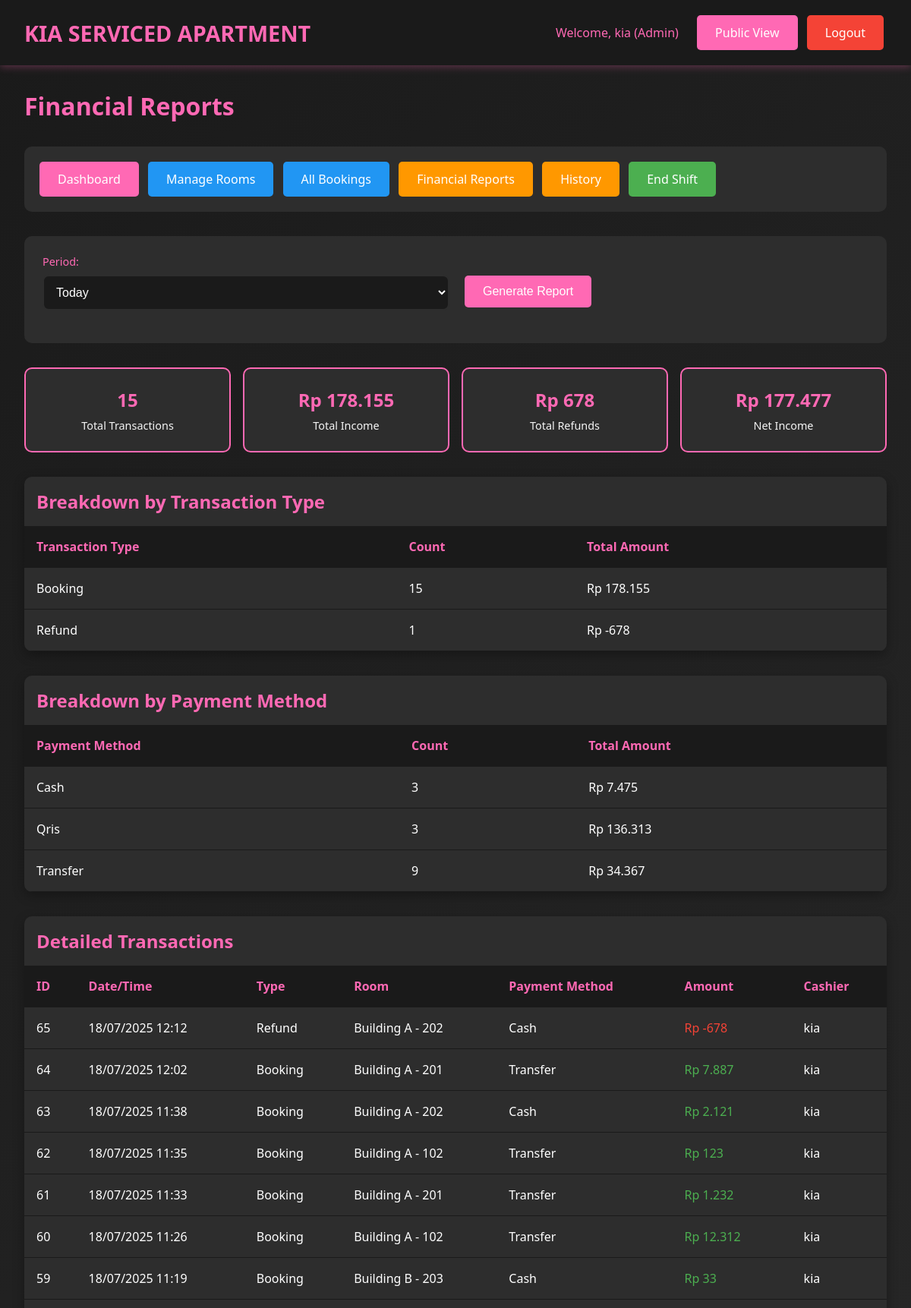
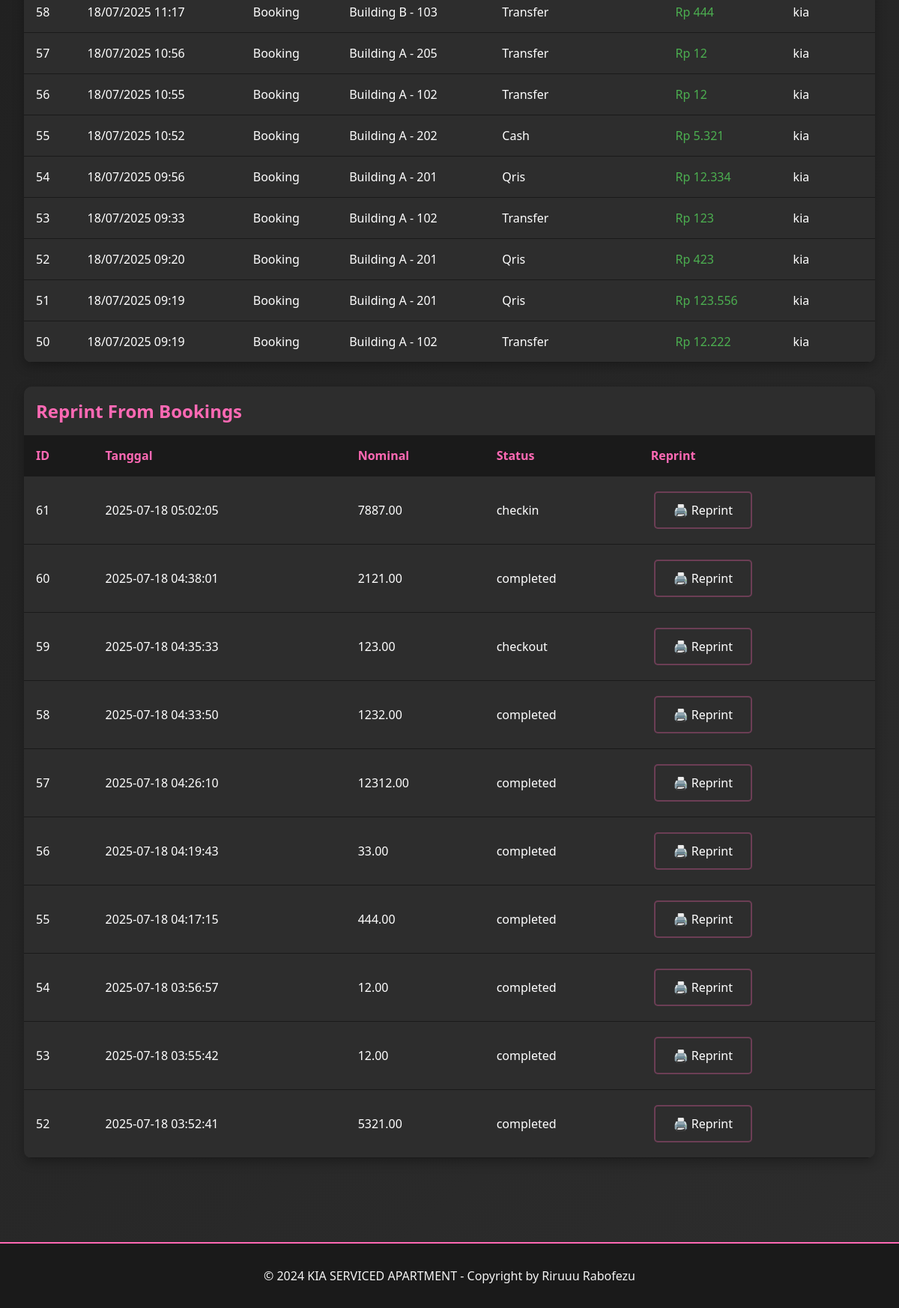
The page /admin/reports.php (signed in) on the database its author committed (2 pictures, top to bottom).
### tables this page shows
CREATE TABLE `transactions` (
  `id` int(11) NOT NULL,
  `booking_id` int(11) NOT NULL,
  `transaction_type` enum('booking','extra_time','refund') NOT NULL,
  `amount` decimal(10,2) NOT NULL,
  `payment_method` varchar(50) NOT NULL,
  `transaction_date` datetime DEFAULT CURRENT_TIMESTAMP,
  `created_by` int(11) NOT NULL,
  `notes` text
);

CREATE TABLE `rooms` (
  `id` int(11) NOT NULL,
  `location` varchar(100) NOT NULL,
  `floor_number` int(11) NOT NULL,
  `room_number` varchar(20) NOT NULL,
  `room_type` varchar(50) NOT NULL,
  `wifi_name` varchar(100) DEFAULT NULL,
  `wifi_password` varchar(100) DEFAULT NULL,
  `status` enum('ready','booked','checkin','checkout') DEFAULT 'ready',
  `created_at` timestamp NOT NULL DEFAULT CURRENT_TIMESTAMP,
  `updated_at` timestamp NOT NULL DEFAULT CURRENT_TIMESTAMP ON UPDATE CURRENT_TIMESTAMP
);

CREATE TABLE `users` (
  `id` int(11) NOT NULL,
  `username` varchar(50) NOT NULL,
  `password` varchar(255) NOT NULL,
  `full_name` varchar(100) NOT NULL,
  `role` enum('superuser','admin','cashier') NOT NULL,
  `created_at` timestamp NOT NULL DEFAULT CURRENT_TIMESTAMP,
  `updated_at` timestamp NOT NULL DEFAULT CURRENT_TIMESTAMP ON UPDATE CURRENT_TIMESTAMP
);

CREATE TABLE `bookings` (
  `id` int(11) NOT NULL,
  `room_id` int(11) NOT NULL,
  `guest_name` varchar(100) NOT NULL,
  `arrival_time` datetime NOT NULL,
  `phone_number` varchar(20) NOT NULL,
  `duration_type` enum('transit','fullday') NOT NULL,
  `duration_hours` int(11) NOT NULL,
  `price_amount` decimal(10,2) NOT NULL,
  `payment_method` varchar(50) NOT NULL,
  `deposit_type` enum('cash','id_card','no_deposit') NOT NULL,
  `deposit_amount` decimal(10,2) DEFAULT '0.00',
  `notes` text,
  `status` enum('booked','checkin','checkout','cancelled','no_show','completed') DEFAULT 'booked',
  `checkin_time` datetime DEFAULT NULL,
  `checkout_time` datetime DEFAULT NULL,
  `extra_time_hours` int(11) DEFAULT '0',
  `extra_time_amount` decimal(10,2) DEFAULT '0.00',
  `refund_amount` decimal(10,2) DEFAULT '0.00',
  `refund_method` varchar(50) DEFAULT NULL,
  `created_by` int(11) NOT NULL,
  `created_at` timestamp NOT NULL DEFAULT CURRENT_TIMESTAMP,
  `updated_at` timestamp NOT NULL DEFAULT CURRENT_TIMESTAMP ON UPDATE CURRENT_TIMESTAMP,
  `checkout_datetime` datetime DEFAULT NULL,
  `planned_checkout_time` datetime DEFAULT NULL
);

### includes/config.php (called while the page is built, shortened)
<?php
function isLoggedIn() {
    return isset($_SESSION['user_id']);
}
function getUserRole() {
    return $_SESSION['user_role'] ?? null;
}
function hasPermission($required_roles) {
    $user_role = getUserRole();
    return in_array($user_role, $required_roles);
}
function formatCurrency($amount) {
    return 'Rp ' . number_format($amount, 0, ',', '.');
}
function formatDateTime($datetime) {
    return date('d/m/Y H:i', strtotime($datetime));
}
?>

### admin/reports.php (the view, shortened to what this page needs)
<?php
require_once "../includes/config.php";
$period = $_GET["period"] ?? "today";
$date_filter = "";
$params = [];
$stmt = $pdo->prepare("SELECT b.*, r.room_number, r.location FROM bookings b
                      JOIN rooms r ON b.room_id = r.id
                      ORDER BY b.created_at DESC LIMIT 10");
$stmt->execute();
$recent_bookings = $stmt->fetchAll();
switch ($period) {
    case "today":
        $date_filter = "DATE(transaction_date) = CURDATE()";
        break;
}
$sql = "SELECT
            COUNT(CASE WHEN amount > 0 THEN 1 END) as total_transactions,
            SUM(CASE WHEN amount > 0 THEN amount ELSE 0 END) as total_income,
            SUM(CASE WHEN amount < 0 THEN ABS(amount) ELSE 0 END) as total_refunds,
            SUM(amount) as net_income
        FROM transactions
        WHERE $date_filter";
$stmt = $pdo->prepare($sql);
$stmt->execute($params);
$summary = $stmt->fetch();
$sql = "SELECT
            transaction_type,
            COUNT(*) as count,
            SUM(amount) as total
        FROM transactions
        WHERE $date_filter
        GROUP BY transaction_type";
$stmt = $pdo->prepare($sql);
$stmt->execute($params);
$by_type = $stmt->fetchAll();
$sql = "SELECT
            payment_method,
            COUNT(*) as count,
            SUM(amount) as total
        FROM transactions
        WHERE $date_filter AND amount > 0
        GROUP BY payment_method";
$stmt = $pdo->prepare($sql);
$stmt->execute($params);
$by_payment = $stmt->fetchAll();
$sql = "SELECT t.*, b.guest_name, r.room_number, r.location, u.full_name as cashier_name
        FROM transactions t
        JOIN bookings b ON t.booking_id = b.id
        JOIN rooms r ON b.room_id = r.id
        JOIN users u ON t.created_by = u.id
        WHERE $date_filter
        ORDER BY t.transaction_date DESC";
$stmt = $pdo->prepare($sql);
$stmt->execute($params);
$transactions = $stmt->fetchAll();
?>
<!DOCTYPE html>
<html lang="id">
<head>
    <link rel="stylesheet" href="../assets/css/style.css">
</head>
<body>
    <header class="header">
        <div class="header-content">
            <a href="../index.php" class="logo">KIA SERVICED APARTMENT</a>
            <div>
                <span style="color: var(--primary-pink); margin-right: 1rem;">
                    Welcome, <?php echo htmlspecialchars($_SESSION["full_name"]); ?> (<?php echo ucfirst($_SESSION["user_role"]); ?>)
                </span>
                <a href="../index.php" class="btn btn-primary">Public View</a>
                <a href="../includes/logout.php" class="btn btn-danger">Logout</a>
            </div>
        </div>
    </header>
    <div class="container">
        <h1 style="color: var(--primary-pink); margin-bottom: 2rem;">Financial Reports</h1>
        <div style="background: var(--dark-gray); padding: 1rem; border-radius: 10px; margin-bottom: 2rem;">
            <a href="dashboard.php" class="btn btn-primary">Dashboard</a>
            <?php if (hasPermission(["admin", "superuser"])): ?>
                <a href="rooms.php" class="btn btn-info">Manage Rooms</a>
                <a href="bookings.php" class="btn btn-info">All Bookings</a>
            <?php endif; ?>
            <a href="reports.php" class="btn btn-warning">Financial Reports</a>
            <a href="history.php" class="btn btn-warning">History</a>
            <a href="shift_report.php" class="btn btn-success">End Shift</a>
        </div>
        <div class="report-filters">
            <form method="GET">
                <div style="display: grid; grid-template-columns: repeat(auto-fit, minmax(200px, 1fr)); gap: 1rem; align-items: end;">
                    <div class="form-group">
                        <label>Period:</label>
                        <select name="period" class="form-control" onchange="toggleCustomDates(this.value)">
                            <option value="today" <?php echo $period == "today" ? "selected" : ""; ?>>Today</option>
                        </select>
                    </div>
                    <div class="form-group">
                        <button type="submit" class="btn btn-primary">Generate Report</button>
                    </div>
                </div>
            </form>
        </div>
        <div class="summary-grid">
            <div class="summary-card">
                <div class="summary-amount"><?php echo $summary["total_transactions"]; ?></div>
                <div class="summary-label">Total Transactions</div>
            </div>
            <div class="summary-card">
                <div class="summary-amount"><?php echo formatCurrency($summary["total_income"]); ?></div>
                <div class="summary-label">Total Income</div>
            </div>
            <div class="summary-card">
                <div class="summary-amount"><?php echo formatCurrency($summary["total_refunds"]); ?></div>
                <div class="summary-label">Total Refunds</div>
            </div>
            <div class="summary-card">
                <div class="summary-amount"><?php echo formatCurrency($summary["net_income"]); ?></div>
                <div class="summary-label">Net Income</div>
            </div>
        </div>
        <div class="table-container">
            <h2 style="color: var(--primary-pink); margin: 1rem;">Breakdown by Transaction Type</h2>
            <table class="table">
                <thead>
                    <tr>
                        <th>Transaction Type</th>
                        <th>Count</th>
                        <th>Total Amount</th>
                    </tr>
                </thead>
                <tbody>
                    <?php foreach ($by_type as $type): ?>
                    <tr>
                        <td><?php echo ucfirst(str_replace("_", " ", $type["transaction_type"])); ?></td>
                        <td><?php echo $type["count"]; ?></td>
                        <td><?php echo formatCurrency($type["total"]); ?></td>
                    </tr>
                    <?php endforeach; ?>
                </tbody>
            </table>
        </div>
        <div class="table-container">
            <h2 style="color: var(--primary-pink); margin: 1rem;">Breakdown by Payment Method</h2>
            <table class="table">
                <thead>
                    <tr>
                        <th>Payment Method</th>
                        <th>Count</th>
                        <th>Total Amount</th>
                    </tr>
                </thead>
                <tbody>
                    <?php foreach ($by_payment as $payment): ?>
                    <tr>
                        <td><?php echo ucfirst($payment["payment_method"]); ?></td>
                        <td><?php echo $payment["count"]; ?></td>
                        <td><?php echo formatCurrency($payment["total"]); ?></td>
                    </tr>
                    <?php endforeach; ?>
                </tbody>
            </table>
        </div>
        <div class="table-container">
            <h2 style="color: var(--primary-pink); margin: 1rem;">Detailed Transactions</h2>
            <table class="table">
                <thead>
                    <tr>
                        <th>ID</th>
                        <th>Date/Time</th>
                        <th>Type</th>
                        <th>Room</th>
                        <th>Payment Method</th>
                        <th>Amount</th>
                        <th>Cashier</th>
                    </tr>
                </thead>
                <tbody>
                    <?php foreach ($transactions as $transaction): ?>
                    <tr>
                        <td><?php echo $transaction["id"]; ?></td>
                        <td><?php echo formatDateTime($transaction["transaction_date"]); ?></td>
                        <td><?php echo ucfirst(str_replace("_", " ", $transaction["transaction_type"])); ?></td>
                        <td><?php echo htmlspecialchars($transaction["location"] . " - " . $transaction["room_number"]); ?></td>
                        <td><?php echo ucfirst($transaction["payment_method"]); ?></td>
                        <td style="color: <?php echo $transaction["amount"] >= 0 ? "var(--success)" : "var(--danger)"; ?>">
                            <?php echo formatCurrency($transaction["amount"]); ?>
                        </td>
                        <td><?php echo htmlspecialchars($transaction["cashier_name"]); ?></td>
                    </tr>
                    <?php endforeach; ?>
                </tbody>
            </table>
        </div>
		<div class="table-container">
			<h2 style="color: var(--primary-pink); margin: 1rem;">Reprint From Bookings</h2>
			<table class="table">
				<thead>
					<tr>
						<th>ID</th>
						<th>Tanggal</th>
						<th>Nominal</th>
						<th>Status</th>
					<th>Reprint</th>
					</tr>
				</thead>
			<tbody>
				<?php foreach($recent_bookings as $trx): ?>
				<tr>
					<td><?= htmlspecialchars($trx['id']) ?></td>
					<td><?= htmlspecialchars($trx['created_at']) ?></td>
					<td><?= htmlspecialchars($trx['price_amount']) ?></td>
					<td><?= htmlspecialchars($trx['status']) ?></td>
					<td>
						<a href="../includes/print_receipt.php?booking_id=<?= urlencode($trx['id']) ?>"
						class="btn btn-secondary" target="_blank" title="Cetak ulang struk">
						🖨️ Reprint
						</a>
					</td>
				</tr>
				<?php endforeach; ?>
			</tbody>
			</table>
		</div>
	</div>
    <footer class="footer">
        <p>&copy; 2024 KIA SERVICED APARTMENT - Copyright by Riruuu Rabofezu</p>
    </footer>
</body>
</html>

### assets/css/style.css (style rules this page uses)
* { margin: 0; padding: 0; box-sizing: border-box; }
:root { --primary-pink: #ff69b4; --dark-pink: #e91e63; --light-pink: #ffc0cb; --black: #1a1a1a; --dark-gray: #2d2d2d; --light-gray: #f5f5f5; --white: #ffffff; --success: #4caf50; --warning: #ff9800; --info: #2196f3; --danger: #f44336; }
body { font-family: 'Segoe UI', Tahoma, Geneva, Verdana, sans-serif; background: linear-gradient(135deg, var(--black) 0%, var(--dark-gray) 100%); color: var(--white); min-height: 100vh; }
.header { background: var(--black); padding: 1rem 2rem; box-shadow: 0 2px 10px rgba(255, 105, 180, 0.3); position: sticky; top: 0; z-index: 1000; }
.header-content { display: flex; justify-content: space-between; align-items: center; max-width: 1200px; margin: 0 auto; }
.logo { font-size: 1.8rem; font-weight: bold; color: var(--primary-pink); text-decoration: none; }
.form-group { margin-bottom: 1.2rem; }
.form-group label { display: block; margin-bottom: 0.5rem; color: var(--primary-pink); font-weight: 500; font-size: 0.9rem; }
.form-control { width: 100%; padding: 0.75rem; border: 2px solid var(--dark-gray); border-radius: 8px; background: var(--black); color: var(--white); font-size: 1rem; transition: all 0.3s ease; }
.btn { padding: 0.75rem 1.5rem; border: none; border-radius: 5px; cursor: pointer; font-size: 1rem; font-weight: 500; text-decoration: none; display: inline-block; text-align: center; transition: all 0.3s ease; margin: 0.25rem; }
.btn-primary { background: var(--primary-pink); color: var(--white); }
.btn-success { background: var(--success); color: var(--white); }
.btn-warning { background: var(--warning); color: var(--white); }
.btn-info { background: var(--info); color: var(--white); }
.btn-danger { background: var(--danger); color: var(--white); }
.btn-secondary { background: var(--dark-gray); color: var(--white); border: 2px solid rgba(255, 105, 180, 0.3); }
.container { max-width: 1200px; margin: 0 auto; padding: 2rem; }
.table-container { background: var(--dark-gray); border-radius: 10px; overflow: hidden; box-shadow: 0 5px 15px rgba(0, 0, 0, 0.3); margin: 2rem 0; }
.table { width: 100%; border-collapse: collapse; }
.table th, .table td { padding: 1rem; text-align: left; border-bottom: 1px solid var(--black); }
.table th { background: var(--black); color: var(--primary-pink); font-weight: bold; }
.footer { background: var(--black); text-align: center; padding: 2rem; margin-top: 3rem; border-top: 2px solid var(--primary-pink); }
.footer p { color: var(--light-gray); margin: 0; }

### admin/reports.php (style rules this page uses)
.report-filters { background: var(--dark-gray); padding: 1.5rem; border-radius: 10px; margin-bottom: 2rem; }
.summary-grid { display: grid; grid-template-columns: repeat(auto-fit, minmax(200px, 1fr)); gap: 1rem; margin-bottom: 2rem; }
.summary-card { background: var(--dark-gray); padding: 1.5rem; border-radius: 10px; text-align: center; border: 2px solid var(--primary-pink); }
.summary-amount { font-size: 1.5rem; font-weight: bold; color: var(--primary-pink); margin-bottom: 0.5rem; }
.summary-label { color: var(--light-gray); font-size: 0.9rem; }

### rows shown on the page
transactions: id "65", transaction_date "18/07/2025 12:12", transaction_type "Refund", rooms.location+room_number "Building A - 202", payment_method "Cash", amount "Rp -678", created_by.full_name "kia"
transactions: id "64", transaction_date "18/07/2025 12:02", transaction_type "Booking", rooms.location+room_number "Building A - 201", payment_method "Transfer", amount "Rp 7.887", created_by.full_name "kia"
transactions: id "63", transaction_date "18/07/2025 11:38", transaction_type "Booking", rooms.location+room_number "Building A - 202", payment_method "Cash", amount "Rp 2.121", created_by.full_name "kia"
transactions: id "62", transaction_date "18/07/2025 11:35", transaction_type "Booking", rooms.location+room_number "Building A - 102", payment_method "Transfer", amount "Rp 123", created_by.full_name "kia"
transactions: id "61", transaction_date "18/07/2025 11:33", transaction_type "Booking", rooms.location+room_number "Building A - 201", payment_method "Transfer", amount "Rp 1.232", created_by.full_name "kia"
transactions: id "60", transaction_date "18/07/2025 11:26", transaction_type "Booking", rooms.location+room_number "Building A - 102", payment_method "Transfer", amount "Rp 12.312", created_by.full_name "kia"
transactions: id "59", transaction_date "18/07/2025 11:19", transaction_type "Booking", rooms.location+room_number "Building B - 203", payment_method "Cash", amount "Rp 33", created_by.full_name "kia"
transactions: id "58", transaction_date "18/07/2025 11:17", transaction_type "Booking", rooms.location+room_number "Building B - 103", payment_method "Transfer", amount "Rp 444", created_by.full_name "kia"
transactions: id "57", transaction_date "18/07/2025 10:56", transaction_type "Booking", rooms.location+room_number "Building A - 205", payment_method "Transfer", amount "Rp 12", created_by.full_name "kia"
transactions: id "56", transaction_date "18/07/2025 10:55", transaction_type "Booking", rooms.location+room_number "Building A - 102", payment_method "Transfer", amount "Rp 12", created_by.full_name "kia"
transactions: id "55", transaction_date "18/07/2025 10:52", transaction_type "Booking", rooms.location+room_number "Building A - 202", payment_method "Cash", amount "Rp 5.321", created_by.full_name "kia"
transactions: id "54", transaction_date "18/07/2025 09:56", transaction_type "Booking", rooms.location+room_number "Building A - 201", payment_method "Qris", amount "Rp 12.334", created_by.full_name "kia"
transactions: id "53", transaction_date "18/07/2025 09:33", transaction_type "Booking", rooms.location+room_number "Building A - 102", payment_method "Transfer", amount "Rp 123", created_by.full_name "kia"
transactions: id "52", transaction_date "18/07/2025 09:20", transaction_type "Booking", rooms.location+room_number "Building A - 201", payment_method "Qris", amount "Rp 423", created_by.full_name "kia"
transactions: id "51", transaction_date "18/07/2025 09:19", transaction_type "Booking", rooms.location+room_number "Building A - 201", payment_method "Qris", amount "Rp 123.556", created_by.full_name "kia"
transactions: id "50", transaction_date "18/07/2025 09:19", transaction_type "Booking", rooms.location+room_number "Building A - 102", payment_method "Transfer", amount "Rp 12.222", created_by.full_name "kia"
bookings: id "61", created_at "2025-07-18 05:02:05", price_amount "7887.00", status "checkin"
bookings: id "60", created_at "2025-07-18 04:38:01", price_amount "2121.00", status "completed"
bookings: id "59", created_at "2025-07-18 04:35:33", price_amount "123.00", status "checkout"
bookings: id "58", created_at "2025-07-18 04:33:50", price_amount "1232.00", status "completed"
bookings: id "57", created_at "2025-07-18 04:26:10", price_amount "12312.00", status "completed"
bookings: id "56", created_at "2025-07-18 04:19:43", price_amount "33.00", status "completed"
bookings: id "55", created_at "2025-07-18 04:17:15", price_amount "444.00", status "completed"
bookings: id "54", created_at "2025-07-18 03:56:57", price_amount "12.00", status "completed"
bookings: id "53", created_at "2025-07-18 03:55:42", price_amount "12.00", status "completed"
bookings: id "52", created_at "2025-07-18 03:52:41", price_amount "5321.00", status "completed"

### other values the page prints
$_SESSION["full_name"] "kia"
$_SESSION["user_role"] "Admin"
$summary["total_transactions"] "15"
formatCurrency($summary["total_income"]) "Rp 178.155"
formatCurrency($summary["total_refunds"]) "Rp 678"
formatCurrency($summary["net_income"]) "Rp 177.477"
str_replace("_", " ", $type["transaction_type"]) "Booking"
$type["count"] "15"
formatCurrency($type["total"]) "Rp 178.155"
str_replace("_", " ", $type["transaction_type"]) "Refund"
$type["count"] "1"
formatCurrency($type["total"]) "Rp -678"
$payment["payment_method"] "Cash"
$payment["count"] "3"
formatCurrency($payment["total"]) "Rp 7.475"
